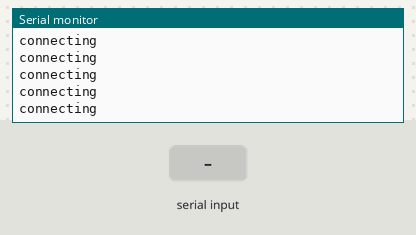
Simulated run of this program. Board: ESP32-C3. On the bench: the last lines printed to the serial monitor. Inputs (shaded band) come from the test bench. WiFi joins after 1.5 s; servers stay silent unless stated; uploads are accepted with an empty reply.

Above: at 4.7 s.
4.8 s: "90,45e" received over the second serial link
At 5.6 s:
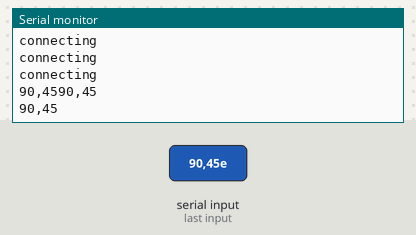
6.5 s: "5e" received over the second serial link
At 8.0 s:
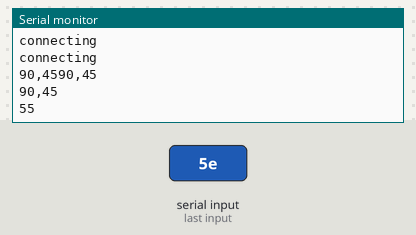

The program:

main.cpp
```cpp
// THIS IS THE TRANSMITTER

#include <Arduino.h>
#include <WiFi.h>
#include <HTTPClient.h>

const char* ssid = "ligma";
const char* password = "";

void setup() {
  pinMode(1, INPUT);
  Serial.begin(115200);
  delay(2000);

  Serial0.begin(9600, SERIAL_8N1, 6, 7); // lora
  Serial1.begin(115200, SERIAL_8N1, 4, 5); // radar

  WiFi.begin(ssid, password);

  while(WiFi.status() != WL_CONNECTED) {
    delay(67);
    Serial.println("connecting");
  }
}

unsigned long lastTransmitted = millis();


void loop() {
  if(Serial1.available() > 0) {
    String val;
    for(char c: Serial1.readStringUntil('e')) { // get the range
      if(c != '\n') {
        Serial.print(c);
        val += c;
      } else {
        break;
      }
    }

    Serial.println(val);

    if(millis() - lastTransmitted >= 2800 && val.toInt() < 167) {
      HTTPClient http;
      http.begin("discord webhook url");
      http.addHeader("Content-Type", "application/json");
      String reqData = "{\"content\":\"someone is nearby\"}";
      int httpResponseCode = http.POST(reqData);
      Serial0.println(val);

      lastTransmitted = millis();
    }
  }
}
```

Measured:
- after the input at 4.8 s, the serial monitor: prints a new line at once (image 1)
- after the input at 6.5 s, the serial monitor: prints a new line at once (image 2)
